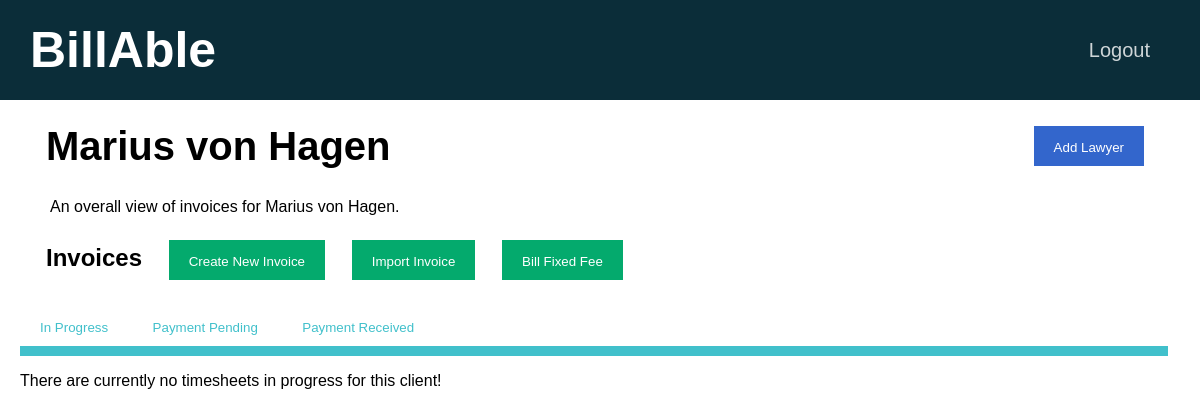
Before: /clients/1 (signed in) with the older database file.
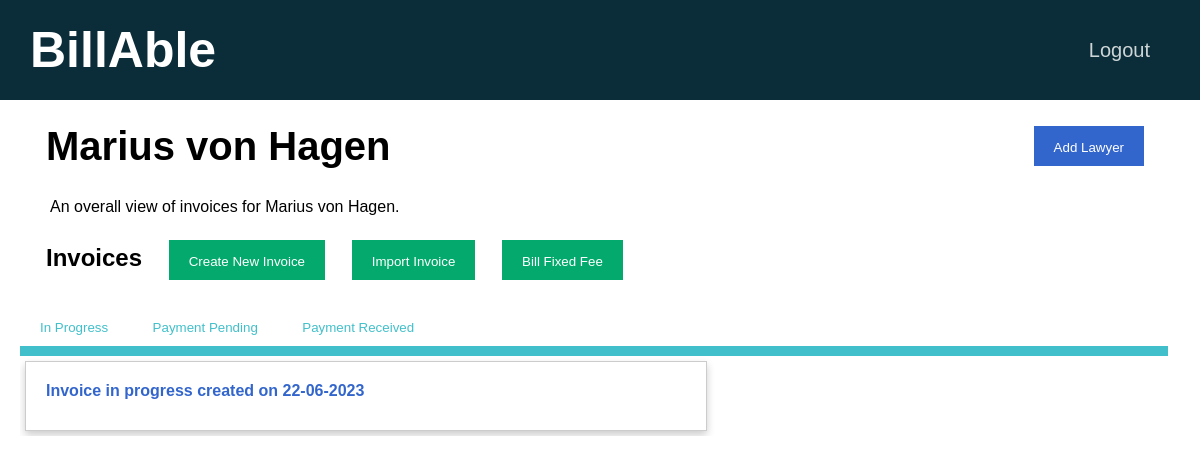
After: the same page with the newer database file.
### tables this page shows
CREATE TABLE timesheets(id INTEGER PRIMARY KEY AUTOINCREMENT NOT NULL, client_id INTEGER NOT NULL, status INTEGER NOT NULL, created DATETIME NOT NULL, firm INTEGER NOT NULL DEFAULT 1, FOREIGN KEY (client_id) REFERENCES clients(id), FOREIGN KEY (status) REFERENCES status_list(id));

### app.py (the view)
@app.route("/clients/<id>", methods=["GET"])
@login_required
def client(id):
    connection = sqlite3.connect("database.db")
    connection.row_factory = sqlite3.Row
    cursor = connection.cursor()
    user_id = session["user_id"]
    user_firm = cursor.execute("SELECT firm FROM users WHERE id = ?", [user_id]).fetchone()["firm"]
    rel = cursor.execute("SELECT * FROM users_clients WHERE user_id = ? AND client_id = ?", [user_id, id]).fetchall()
    if len(rel) != 0:
        client_info = cursor.execute("SELECT * FROM clients WHERE id = ?", [id]).fetchone()
        client = {}
        client["name"] = client_info["name"]
        client["id"] = client_info["id"]
        client["email"] = client_info["email"]
        in_progress_rows = cursor.execute("SELECT * FROM timesheets WHERE client_id = ? AND status = 1", [client_info["id"]]).fetchall()
        in_progress_timesheets = []
        for row in in_progress_rows:
            in_progress_timesheet = {}
            in_progress_timesheet["id"] = row["id"]
            in_progress_timesheet["created"] = row["created"]
            in_progress_timesheets.append(in_progress_timesheet)
        payment_pending_rows = cursor.execute("SELECT * FROM timesheets WHERE client_id = ? AND status = 2", [client_info["id"]]).fetchall()
        payment_pending_timesheets = []
        for row in payment_pending_rows:
            payment_pending_timesheet = {}
            payment_pending_timesheet["id"] = row["id"]
            payment_pending_timesheet["created"] = row["created"]
            payment_pending_timesheets.append(payment_pending_timesheet)
        payment_received_rows = cursor.execute("SELECT * FROM timesheets WHERE client_id = ? AND status = 3", [client_info["id"]]).fetchall()
        payment_received_timesheets = []
        for row in payment_received_rows:
            payment_received_timesheet = {}
            payment_received_timesheet["id"] = row["id"]
            payment_received_timesheet["created"] = row["created"]
            payment_received_timesheets.append(payment_received_timesheet)
        lawyer_rows = cursor.execute("SELECT * FROM users WHERE firm = ?", [user_firm]).fetchall()
        lawyers = []
        for row in lawyer_rows:
            if row["id"] != user_id:
                lawyer = {}
                lawyer["id"] = row["id"]
                lawyer["name"] = row["name"]
                lawyers.append(lawyer)
        fixed_fee_rows = cursor.execute("SELECT * FROM fixed_fees WHERE firm = ?", [user_firm]).fetchall()
        fixed_fees = []
        for row in fixed_fee_rows:
            fixed_fee = {}
            fixed_fee["id"] = row["id"]
            fixed_fee["description"] = row["description"]
            fixed_fee["amount"] = row["amount"]
            fixed_fees.append(fixed_fee)
        connection.close()
        return render_template("client.html", client=client,
                            in_progress_timesheets=in_progress_timesheets,
                            payment_pending_timesheets=payment_pending_timesheets,
                            payment_received_timesheets=payment_received_timesheets,
                            lawyers=lawyers,
                            fixed_fees = fixed_fees)
    else:
        return redirect(url_for("home"))

### helpers.py (called while the page is built)
def login_required(f):
    @wraps(f)
    def decorated_function(*args, **kwargs):
        if session.get("user_id") is None:
            return redirect("/login")
        return f(*args, **kwargs)
    return decorated_function

### templates/client.html (shortened to what this page needs)
{% extends "layout.html" %}
{% block main %}
    <div class="container page-header">
        <b> {{ client["name"] }} </b>
        <span style="float: right;">
            <button type="button" class="option-button primarybtn" id="addNewLawyerModalOpen" style="float: right;">
                Add Lawyer
            </button>
        </span>
    </div>
    <p class="tagline"> An overall view of invoices for {{ client["name"] }}. </p>
    <h2 class="container">
        Invoices
        <span>
            <button type="button" class="option-button successbtn" id="addNewTimesheetModalOpen" style="margin-left: 20px;">
                Create New Invoice
            </button>
            <button type="button" class="option-button successbtn" data-bs-toggle="modal" id="importExcelModalOpen">
                Import Invoice
            </button>
            <button type="button" class="option-button successbtn" id="billFixedFeeModalOpen">
                Bill Fixed Fee
            </button>
        </span>
    </h2>
    <button type="button" id="in-progress" class="option-button tab-button">In Progress</button>
    <button type="button" id="payment-pending" class="option-button tab-button">Payment Pending</button>
    <button type="button" id="payment-received" class="option-button tab-button">Payment Received</button>
    <hr class="tab-bar" id="tab-bar">
    <div id="in-progress-view" class="dashboard">
        {% if in_progress_timesheets %}
            {% for timesheet in in_progress_timesheets %}
                <a href="{{ url_for('timesheet', id=timesheet['id']) }}" class="stretched-link">
                    <div class="invoice-card">
                        <b>Invoice in progress created on {{ timesheet["created"] }}</b>
                    </div>
                </a>
            {% endfor %}
        {% else %}
            <p>There are currently no timesheets in progress for this client!</p>
        {% endif %}
    </div>
{% endblock %}

Changed rows visible on the page:
added timesheets: created "22-06-2023"
Other visible differences:
text no longer shown: "There are currently no timesheets in progress for this client!"
